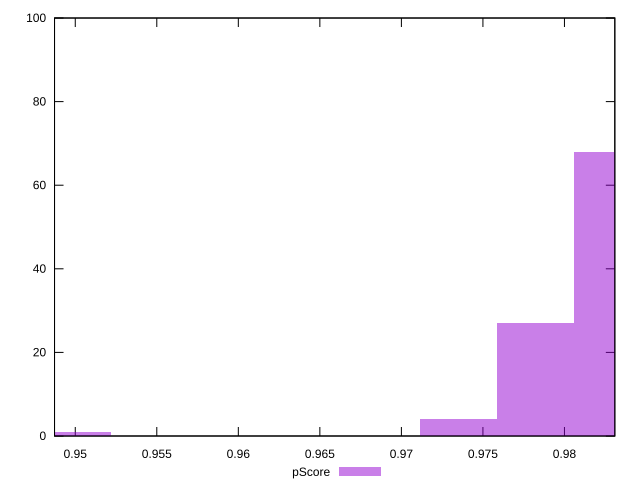

gnuplot code for this plot:
reset

$pScore <<EOF
0.9498461409201436 1
0.9829253597581586 68
0.9781997570670137 27
0.9734741543758686 4
EOF

set key outside below
set boxwidth 0.004725602691144993
set xrange [0.9487290377312113:0.9830886811626175]
set yrange [0:100]
set trange [0:100]
set style fill transparent solid 0.5 noborder
set terminal svg size 640, 490 enhanced background rgb 'white'
set output "reports/report_00032_2021-02-25T10-28-15.087Z/bootup-time/samples/music/pScore/histogram.svg"

plot $pScore title "pScore" with boxes

reset
